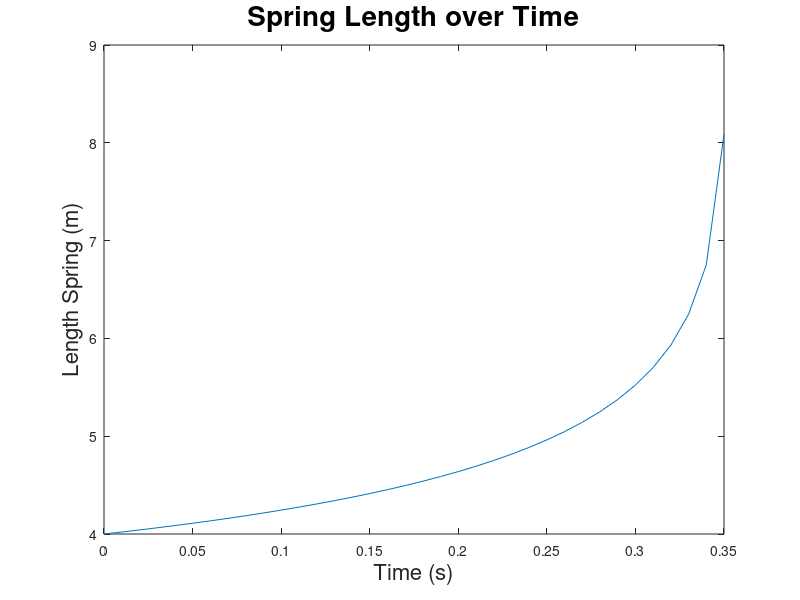
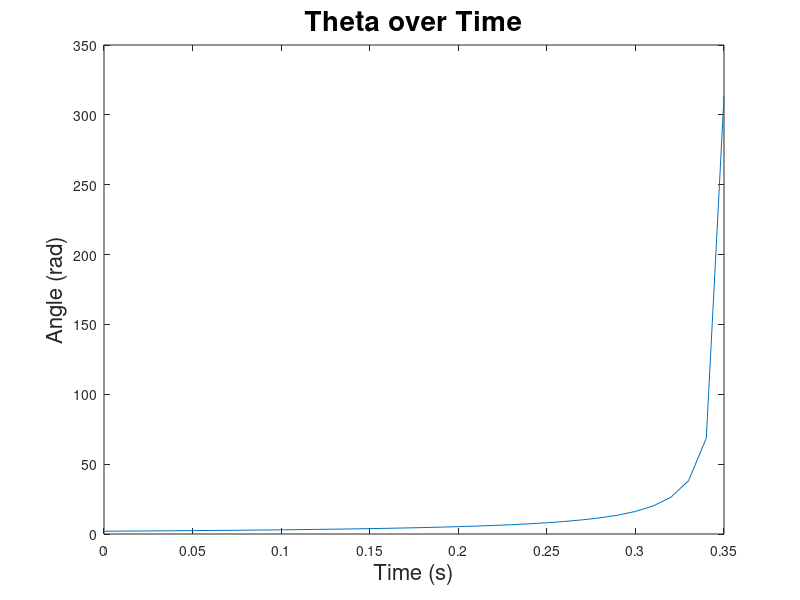

The MATLAB source for these figures, in order:
function E2_Q8()      
    %% Specify initial conditions
    z1_0 = pi/5;    %theta
    z2_0 = 1.6; %theta dot
    z3_0 =4; %initial spring length
    z4_0=2; %initial spring acceleration
    d=.8; %m, arm length of the spining column, constant
    omega=.5; %rad/sec
%%
    Z_0 = [z3_0, z4_0, z1_0, z2_0] %z1 = ld,ldd,td,tdd
    t_span = [0:0.01:10];  %time span for simulation 
    [time, zout] = ode45(@sphpend_fun, t_span, Z_0);
%%
    function states = sphpend_fun(T, ZZ) %all phi = 0 b/c planar spring pendulum
        %% ICs:
        g = 9.81; % gravitational acceleration in m/s^2
        m = 1; % mass = 3.0 kg, assume rod has neglible mass
        k=2; %N/m, spring constant
        lo=1; %m 
        
        %Extract positions and velocities from incoming integrated vector
        ld=ZZ(2); td=ZZ(4);
        l=ZZ(1); t=ZZ(3);
        
        ldd=(((k*(l-lo)-m*g*cos(t))/m)+(ld^2)+(l*ld^2)+(2*ld)+(l*td))/(l);
        tdd=(-g*sin(t)+d*omega^2*cos(t))/l;

        states = [ld;ldd; td;tdd];
    end

    figure;
    plot(time, zout(:,1))
    xlabel('Time (s)', 'FontSize', 16)
    ylabel('Length Spring (m)','FontSize', 16)
    title('Spring Length over Time','FontSize', 20)

    figure;
    plot(time, zout(:,2))
    xlabel('Time (s)', 'FontSize', 16)
    ylabel('Angle (rad)','FontSize', 16)
    title('Theta over Time','FontSize', 20)
end
